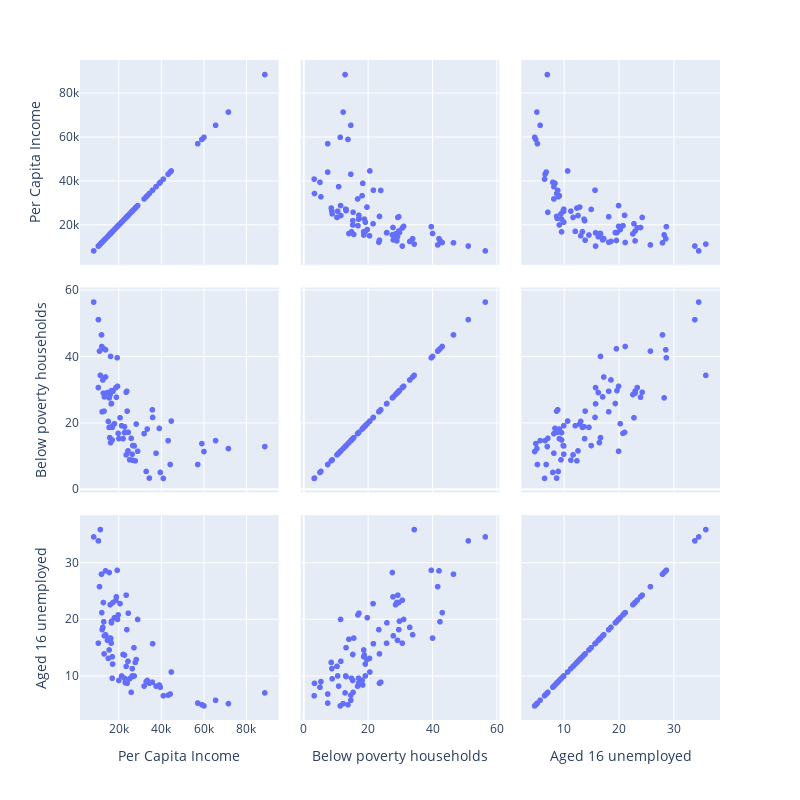

Notebook code cell kept with this figure:
### Markdown cell above
### Conclusion

##### Now that you know how to do basic exploratory data analysis using SQL and python visualization tools, you can further explore this dataset to see how the variable `per_capita_income_` is related to `percent_households_below_poverty` and `percent_aged_16_unemployed`. Try to create interesting visualizations!

### Code cell
import plotly.express as px

scatter_data = %sql SELECT community_area_name, per_capita_income_, percent_households_below_poverty, percent_aged_16_unemployed FROM chicago_socioeconomic_data;

fig = px.scatter_matrix(scatter_data.DataFrame(), dimensions=['per_capita_income_', 'percent_households_below_poverty', 'percent_aged_16_unemployed'],
                    hover_data = { "community_area_name": True},
                    labels={ "per_capita_income_": "Per Capita Income",
                             "percent_households_below_poverty": "Below poverty households",
                             "percent_aged_16_unemployed": "Aged 16 unemployed"
                           }
                   )

fig.update_layout(
    autosize=False,
    width=800,
    height=800
)

fig.show()

### Figure 1 — Plotly figure (JSON) as saved in the notebook; plotly's stock layout.template omitted (floating-point values rounded to 4 significant figures)
{"data": [{"customdata": [["Rogers Park"], ["West Ridge"], ["Uptown"], ["Lincoln Square"], ["North Center"], ["Lake View"], ["Lincoln Park"], ["Near North Side"], ["Edison Park"], ["Norwood Park"], ["Jefferson Park"], ["Forest Glen"], ["North Park"], ["Albany Park"], ["Portage Park"], ["Irving Park"], ["Dunning"], ["Montclaire"], ["Belmont Cragin"], ["Hermosa"], ["Avondale"], ["Logan Square"], ["Humboldt park"], ["West Town"], ["Austin"], ["West Garfield Park"], ["East Garfield Park"], ["Near West Side"], ["North Lawndale"], ["South Lawndale"], ["Lower West Side"], ["Loop"], ["Near South Side"], ["Armour Square"], ["Douglas"], ["Oakland"], ["Fuller Park"], ["Grand Boulevard"], ["Kenwood"], ["Washington Park"], ["Hyde Park"], ["Woodlawn"], ["South Shore"], ["Chatham"], ["Avalon Park"], ["South Chicago"], ["Burnside"], ["Calumet Heights"], ["Roseland"], ["Pullman"], ["South Deering"], ["East Side"], ["West Pullman"], ["Riverdale"], ["Hegewisch"], ["Garfield Ridge"], ["Archer Heights"], ["Brighton Park"], ["McKinley Park"], ["Bridgeport"], ["New City"], ["West Elsdon"], ["Gage Park"], ["Clearing"], ["West Lawn"], ["Chicago Lawn"], ["West Englewood"], ["Englewood"], ["Greater Grand Crossing"], ["Ashburn"], ["Auburn Gresham"], ["Beverly"], ["Washington Height"], ["Mount Greenwood"], ["Morgan Park"], ["O'Hare"], ["Edgewater"], ["CHICAGO"]], "dimensions": [{"axis": {"matches": true}, "label": "Per Capita Income", "values": [23939, 23040, 35787, 37524, 57123, 60058, 71551, 88669, 40959, 32875, 27751, 44164, 26576, 21323, 24336, 27249, 26282, 22014, 15461, 15089, 20039, 31908, 13781, 43198, 15957, 10934, 12961, 44689, 12034, 10402, 16444, 65526, 59077, 16148, 23791, 19252, 10432, 23472, 35911, 13785, 39056, 18672, 19398, 18881, 24454, 16579, 12515, 28887, 17949, 20588, 14685, 17104, 16563, 8201, 22677, 26353, 16134, 13089, 16954, 22694, 12765, 15754, 12171, 25113, 16907, 13231, 11317, 11888, 17285, 23482, 15528, 39523, 19713, 34381, 27149, 25828, 33385, 28202]}, {"axis": {"matches": true}, "label": "Below poverty households", "values": [23.6, 17.2, 24, 10.9, 7.5, 11.4, 12.3, 12.9, 3.3, 5.4, 8.6, 7.5, 13.2, 19.2, 11.6, 13.1, 10.6, 15.3, 18.7, 20.5, 15.3, 16.8, 33.9, 14.7, 28.6, 41.7, 42.4, 20.6, 43.1, 30.7, 25.8, 14.7, 13.8, 40.1, 29.6, 39.7, 51.2, 29.3, 21.7, 42.1, 18.4, 30.7, 31.1, 27.8, 17.2, 29.8, 33, 11.5, 19.8, 21.6, 29.2, 19.2, 25.9, 56.5, 17.1, 8.8, 14.1, 23.6, 18.7, 18.9, 29, 15.6, 23.4, 8.9, 14.9, 27.9, 34.4, 46.6, 29.6, 10.4, 27.6, 5.1, 16.9, 3.4, 13.2, 15.4, 18.2, 19.7]}, {"axis": {"matches": true}, "label": "Aged 16 unemployed", "values": [8.7, 8.8, 8.9, 8.2, 5.2, 4.7, 5.1, 7, 6.5, 9, 12.4, 6.8, 9.9, 10, 12.6, 10, 10, 13.8, 14.6, 13.1, 9.2, 8.2, 17.3, 6.6, 22.6, 25.8, 19.6, 10.7, 21.2, 15.8, 15.8, 5.7, 4.9, 16.7, 18.2, 28.7, 33.9, 24.3, 15.7, 28.6, 8.4, 23.4, 20, 24, 21.1, 19.7, 18.6, 20, 20.3, 22.8, 16.3, 12.1, 19.4, 34.6, 9.6, 11.3, 16.5, 13.9, 13.4, 13.7, 23, 16.7, 18.2, 9.5, 9.6, 17.1, 35.9, 28, 23, 11.7, 28.3, 8, 20.8, 8.7, 15, 7.1, 9.2, 12.9]}], "hovertemplate": "%{xaxis.title.text}=%{x}<br>%{yaxis.title.text}=%{y}<br>community_area_name=%{customdata[0]}<extra></extra>", "legendgroup": "", "marker": {"color": "#636efa", "symbol": "circle"}, "name": "", "showlegend": false, "type": "splom"}], "layout": {"autosize": false, "dragmode": "select", "height": 800, "legend": {"tracegroupgap": 0}, "margin": {"t": 60}, "width": 800}}
